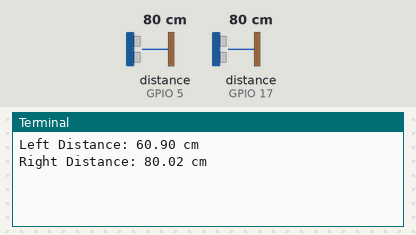
Recording of a program running on a simulated Raspberry Pi (BCM pin numbers). Shown: the last lines printed to the terminal. The test bench sets the inputs (shaded band); at power-on: distance to the obstacle (sensors on GPIO 5, GPIO 17) 80 cm. The echo pulse lasts 58.3 µs per cm; threads take turns every 2 ms; the clock reads 2024-03-15 10:24:30 at power-on unless the program sets it.

Above: at 1.2 s.
1.3 s: distance to the obstacle (sensor on GPIO 5) set to 2 cm
At 2.9 s:
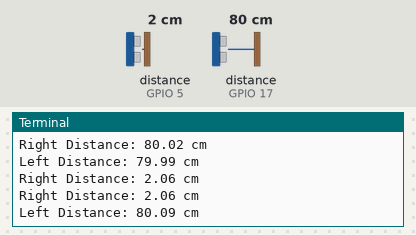
3.0 s: distance to the obstacle (sensor on GPIO 17) set to 2 cm
At 4.5 s:
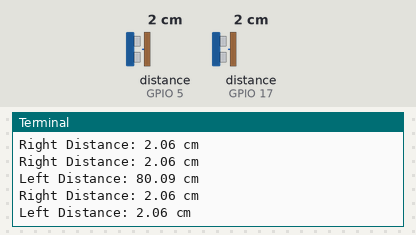
4.7 s: distance to the obstacle (sensor on GPIO 5) set to 4 cm
At 5.9 s:
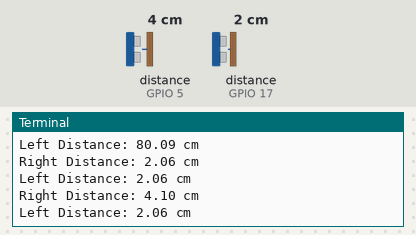
6.4 s: distance to the obstacle (sensor on GPIO 17) set to 4 cm
At 7.9 s:
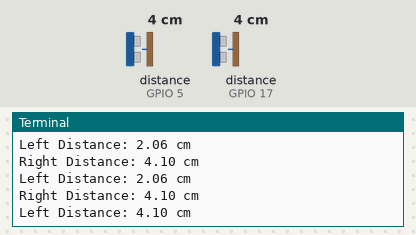
Timing chart, 0 to 9.1 s (numbered marks = the images above; inputs shaded):
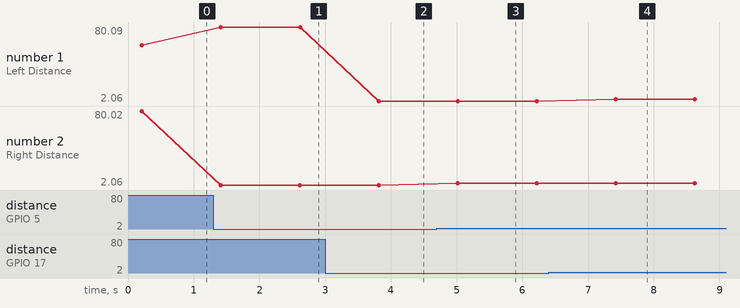

The program:

ultraSonicSensors_copy.py
```python
import RPi.GPIO as GPIO
import time
import threading

# Define GPIO pins for the sensors
TRIG_PIN_LEFT = 27  # GPIO27
ECHO_PIN_LEFT = 17  # GPIO17

TRIG_PIN_RIGHT = 6  # GPIO18
ECHO_PIN_RIGHT = 5  # GPIO24

# Set the GPIO mode and set the pins as input/output
GPIO.setmode(GPIO.BCM)
GPIO.setup(TRIG_PIN_LEFT, GPIO.OUT)
GPIO.setup(ECHO_PIN_LEFT, GPIO.IN)
GPIO.setup(TRIG_PIN_RIGHT, GPIO.OUT)
GPIO.setup(ECHO_PIN_RIGHT, GPIO.IN)

def measure_distance(trigger_pin, echo_pin):
    # Set the trigger pin LOW initially
    GPIO.output(trigger_pin, False)
    time.sleep(0.2)  # Allow time for the sensor to settle

    # Send a 10us pulse on the trigger pin to trigger the sensor
    GPIO.output(trigger_pin, True)
    time.sleep(0.00001)
    GPIO.output(trigger_pin, False)

    # Wait for the echo pin to go high, and then start the timer
    while GPIO.input(echo_pin) == 0:
        pulse_start = time.time()

    # Wait for the echo pin to go low, and then stop the timer
    while GPIO.input(echo_pin) == 1:
        pulse_end = time.time()

    # Calculate the duration of the pulse and convert it to distance (cm)
    pulse_duration = pulse_end - pulse_start
    distance_cm = (pulse_duration * 34300) / 2  # Speed of sound is approximately 343 m/s

    return distance_cm

def read_left_sensor():
    while True:
        distance_left = measure_distance(TRIG_PIN_LEFT, ECHO_PIN_LEFT)
        print(f"Left Distance: {distance_left:.2f} cm")
        time.sleep(1)  # Wait for 1 second between measurements

def read_right_sensor():
    while True:
        distance_right = measure_distance(TRIG_PIN_RIGHT, ECHO_PIN_RIGHT)
        print(f"Right Distance: {distance_right:.2f} cm")
        time.sleep(1)  # Wait for 1 second between measurements

try:
    # Create two threads for reading left and right sensors
    left_sensor_thread = threading.Thread(target=read_left_sensor)
    right_sensor_thread = threading.Thread(target=read_right_sensor)

    # Start both threads
    left_sensor_thread.start()
    right_sensor_thread.start()

    # Wait for both threads to finish (which they won't unless interrupted)
    left_sensor_thread.join()
    right_sensor_thread.join()

except KeyboardInterrupt:
    print("Measurement stopped by the user")
finally:
    GPIO.cleanup()  # Cleanup GPIO pins on exit
```

Measured:
- after the input at 1.3 s, the terminal: prints a new line after 0.11 s (image 1)
- after the input at 3.0 s, the terminal: prints a new line after 0.82 s (image 2)
- after the input at 4.7 s, the terminal: prints a new line after 0.32 s (image 3)
- after the input at 6.4 s, the terminal: prints a new line after 1.0 s (image 4)
- plotted number 2: 80.02 → 2.06 after the input at 1.3 s, 2.06 → 4.1 after the input at 4.7 s
